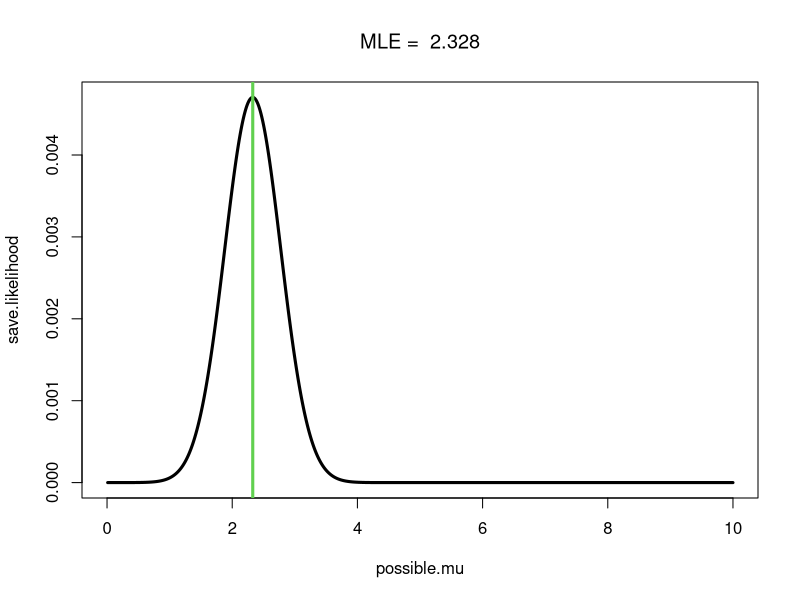
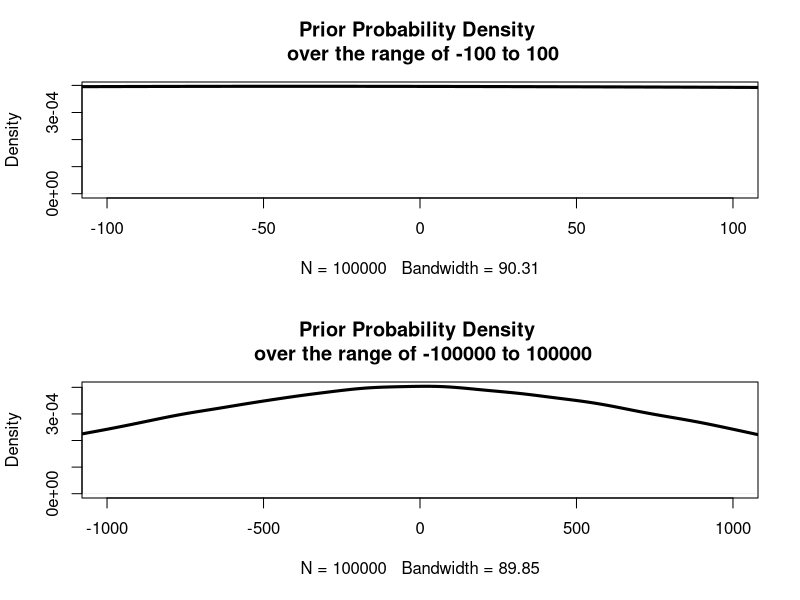
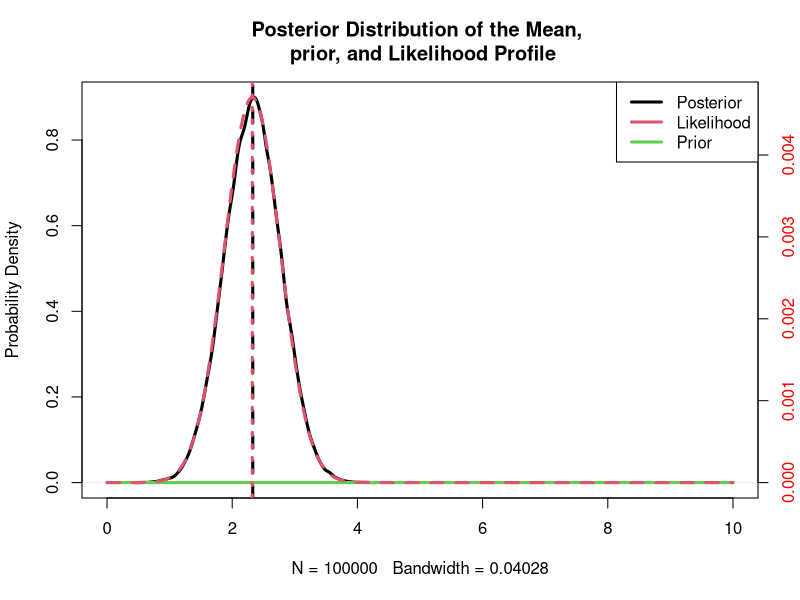
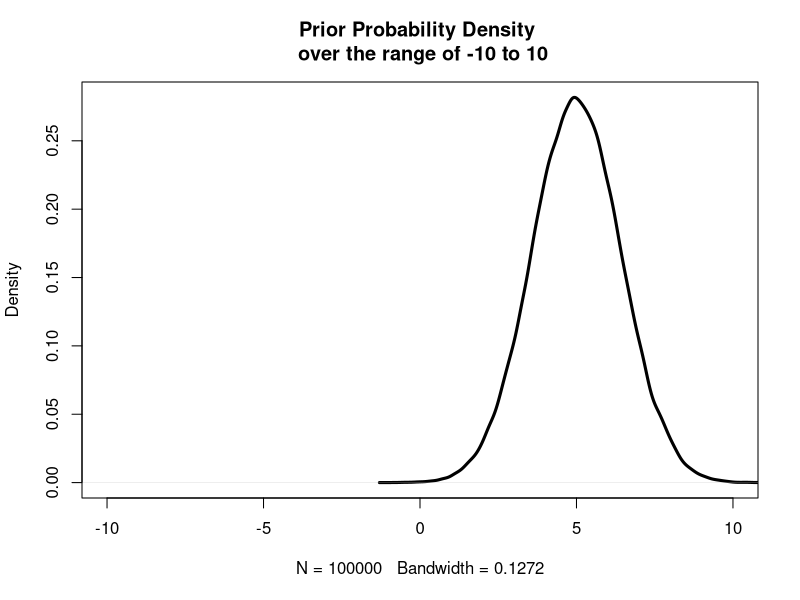
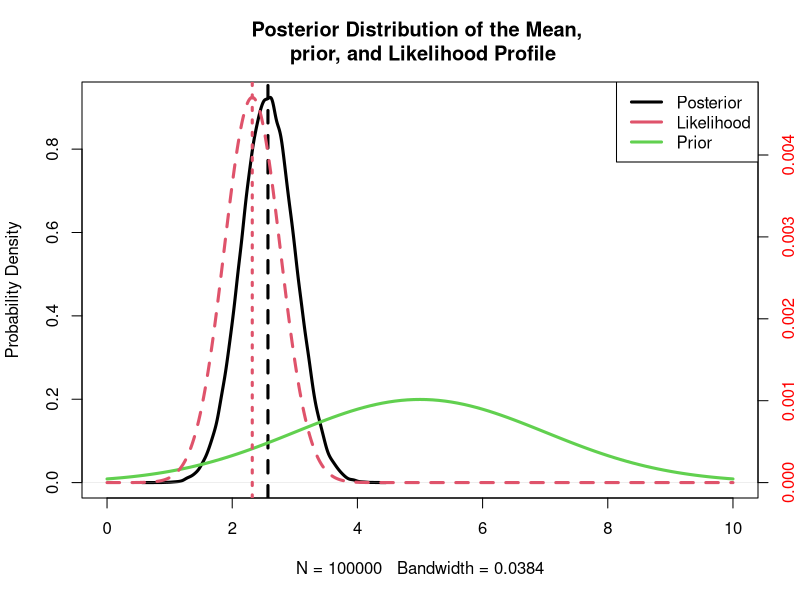
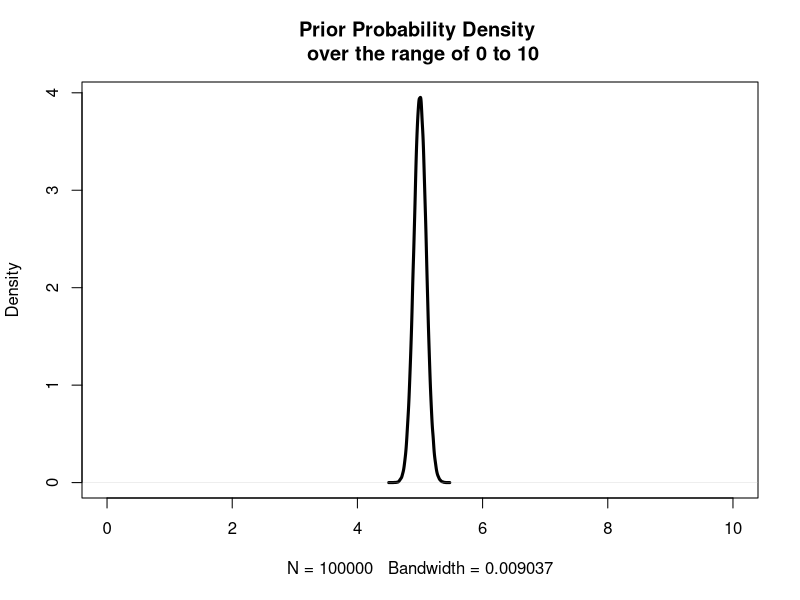
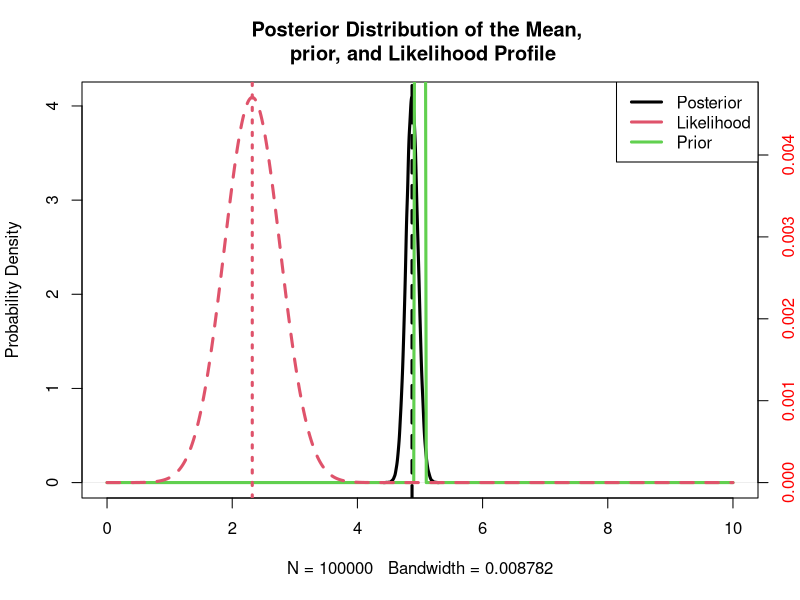
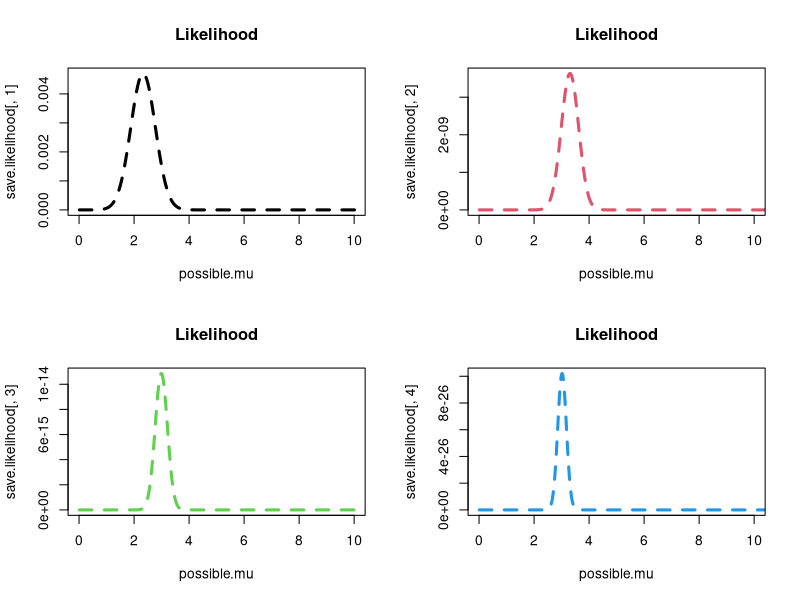

These charts were generated, in order, by the following R code:
######################################
######################################
#Author: Brian Gerber
#Date Modified: 10/14/2018

#Objective: To investigate the influence of the Prior in a Bayesian study.

######################################
######################################

#Here is the population of interest- weights of 40 animals

weights=c(3.5948031, 2.9389464, 2.3039952, 4.4335746, 3.2380551, 5.9372273, 2.1879513, 4.6909930, 4.8180454, 2.6620834,
                2.6278748, 1.8681733, 1.7627187, 1.9559691, 3.2443797, 2.7432778, 4.1115911, 1.7454118, 2.9869501, 0.8728891,
                3.7688900, 3.1523219, 3.3175419, 3.4007622, 3.2842763, 1.1695005, 3.2339664, 2.5641397, 3.0828627, 1.4915429,
                3.7889264, 3.0619933, 1.9634965, 3.7793706, 4.0577525, 3.5826062, 2.8607450, 2.1597275, 3.4563558, 2.8209301)

##################################################
#Lets take a sample- we get to observe 10 individuals and weigh them
#The set.seed make sure the random sample is the same every time the code is run
set.seed(4534); sample.weights=sample(weights,5)

#First, lets get our likelihood profile for the mean for this set of data.
#We will again keep it simple and assume the standard deviation is known 
#and doesn't need to be estimated. Typically we estimate it

possible.mu=seq(0.01,10,0.01)  
sigma1=1

#Do a search of lots of possible values of the population mean where we assume
#y ~ Normal(mu, sigma=1)

#We will calculate the likelihood (product of the probability density for a given value of mu). 
#By searching over different values of mu, we want to find the value of mu (mean) that maximizes the probability
#of observing the data we observed. Or, the likelihood of the data.
save.likelihood=rep(0, length(possible.mu))
for(i in 1:length(possible.mu)){
save.likelihood[i]=prod(dnorm(sample.weights, possible.mu[i], sigma1))
}

par(mfrow=c(1,1))
#This is the likelihood profile
plot(possible.mu,save.likelihood,type="l",lwd=3,xlim=c(0,10))
#Add the maximum likelihood value
mle=mean(sample.weights)
abline(v=mle,col=3,lwd=3)
title(bquote("MLE = "~.(round(mle,digits=3))))
##############################################################
#Lets now move to the Bayesian world and specify prior information about our unknonwn parameter
#that we want to estimate.

#First, lets consider specifiying a diffuse prior- where the probability density is spread 
#over a very large region of parameter space - meaning lots of possible paramter values have 
#a small amount of information

#Normal prior hyperparameters
prior_mu = 0
prior_sigma2=1000000

#Plot the prior over two sets of ranges
X11()
par(mfrow=c(2,1))
plot(density(rnorm(100000,prior_mu,sqrt(prior_sigma2))),lwd=3,xlim=c(-100,100),main="Prior Probability Density \n over the range of -100 to 100")
plot(density(rnorm(100000,prior_mu,sqrt(prior_sigma2))),lwd=3,xlim=c(-1000,1000),main="Prior Probability Density \n over the range of -100000 to 100000")

##############################################
#Load the posterior distribution function for Normal Likelihood and Normal Prior. The Normal distribution 
#prior is conjugate with the Normal distribution likelihood, which means we can analytically state
#the posterior distribution of the unknown Mean (mu) that is being estimated
#For more info, see https://en.wikipedia.org/wiki/Conjugate_prior

#prior_mu and prior_sigma2 are called hyperparameters and are the first and second moments of the Normal distribution.
#By knowing the mean and variance, you can specify the whole Normal Probability Density Function. More generally,
#moments can describe any probability distribution, however, the first and second (mean and variance), are usually
#the focus. The use of thinking about moments is that there is a method, "called Method of Moments", which uses 
#the law of large numbers to estimate moments using data without necessarily assuming a probability distribution.

PD_mu=function(prior_mu, prior_sigma2, data,data_variance){
  mu_pd=(1/((1/prior_sigma2)+(length(data)/data_variance)))*((prior_mu/prior_sigma2)+(sum(data)/data_variance))
  sigma2_pd=1/((1/prior_sigma2)+(length(data)/data_variance))
  return(list(mu_pd=mu_pd,sigma2_pd=sigma2_pd))
}


#Plug in the values in the function for 1) the hyperparmeter (prior) mean ("prior_mu"), 2) the hyperparmeter (prior) 
#variance ("prior_sigma2"), #3) the data (which we assume comes from a Normal distribution; "data"), and 
#4) the known variance of the data ("data_variance"). #What is estimated are the mean and variance of the 
#posterior distibution of mu (the mean weight of the animal). From the mean and variance of the posterior, we can then
#sample draws from the posterior distrubtion so to visualize and use the posteriod distribution.

postdist=PD_mu(prior_mu=prior_mu, prior_sigma2=prior_sigma2, data=sample.weights,data_variance=1)

#First, lets take a look at the mean of the posterior distribution for mu and compare it to the mle
mean(postdist$mu_pd)
mle

#Sample values from the posterior probability distribution
PD_Mu=rnorm(100000,mean = postdist$mu_pd,sd = sqrt(postdist$sigma2_pd))
par(mfrow=c(1,1))
plot(density(PD_Mu),lwd=3,xlim=c(0,10), ylab="Probability Density", main="Posterior Distribution of the Mean, \n prior, and Likelihood Profile")
abline(v=mean(postdist$mu_pd),col=1,lty=2,lwd=3)

#plot the prior density on this figure (green line)
curve(dnorm(x, prior_mu,prior_sigma2),col=3,lwd=3,add=TRUE)

#Remember that the prior density is over a much larger region, so if it happened to be flat over this 
#this parameter space (0,10), but large in another parameter space (e.g., -100 to -10), we would 
#still see that the prior looked flat. But, we know from plotting the prior above that the probabilty 
#density is pretty equivalent over a very large number of possible parameter values.

#Now add the likelihood profile to the posterior distribution as a red dashed line
#The likelihood and posterior are not on the same scale, so we need two different y-axes.
par(new = TRUE)
plot(possible.mu,save.likelihood, type = "l", lwd=3,col=2,lty=2,axes = FALSE, bty = "n", xlab = "", ylab = "")
axis(side=4, at = pretty(range(save.likelihood)),col.axis="red")
mtext("Likelihood", col=2,side=4, line=3)

#Add the mle line as well a red dotted line
abline(v=mle,col=2,lty=3,lwd=3)

legend("topright",lwd=3,col=c(1,2,3),legend=c("Posterior","Likelihood","Prior"))

#Getting kind of crowded on the graph!
#############################################################
#############################################################
###########################
#Lets specify a new prior that suggest the weight of our individual has a mean of 5, but we are little uncertain
#about this (before the study), such that there is some information that the animal could range of 0.1 to 10.
#Normal prior hyperparameters
prior_mu = 5
prior_sigma2=2
#look at the prior
par(mfrow=c(1,1))
plot(density(rnorm(100000,prior_mu,sqrt(prior_sigma2))),lwd=3,xlim=c(-10,10),main="Prior Probability Density \n over the range of -10 to 10")

#Get the parameters of the posterior distribution of the mean (mu)
postdist=PD_mu(prior_mu=prior_mu, prior_sigma2=prior_sigma2, data=sample.weights,data_variance=1)

#First, lets take a look at the mean of the posterior distribution for mu and compare it to the mle
mean(postdist$mu_pd)
mle

#What's different and why?

#Sample values from the posterior probability distribution
PD_Mu=rnorm(100000,mean = postdist$mu_pd,sd = sqrt(postdist$sigma2_pd))
par(mfrow=c(1,1))
plot(density(PD_Mu),lwd=3,xlim=c(0,10), ylab="Probability Density", main="Posterior Distribution of the Mean, \n prior, and Likelihood Profile")
abline(v=mean(postdist$mu_pd),col=1,lty=2,lwd=3)

#plot the prior density on this figure (green line)
curve(dnorm(x, prior_mu,prior_sigma2),col=3,lwd=3,add=TRUE)

#Now add the likelihood profile to the posterior distribution as a red dashed line
#The likelihood and posterior are not on the same scale, so we need two different y-axes.
par(new = TRUE)
plot(possible.mu,save.likelihood, type = "l", lwd=3,col=2,lty=2,axes = FALSE, bty = "n", xlab = "", ylab = "")
axis(side=4, at = pretty(range(save.likelihood)),col.axis="red")
mtext("Likelihood", col=2,side=4, line=3)

#Add the mle line as well a red dotted line
abline(v=mle,col=2,lty=3,lwd=3)

legend("topright",lwd=3,col=c(1,2,3),legend=c("Posterior","Likelihood","Prior"))


#What is going on here? What did the prior information do?
#Be able to explain how the likelihood, posterior, and prior are related.
#Also make sure you understand the difference between a probability density and a likelihood.
#What does the height of the prior information tell you about the quantity of information being provided?

################################################
################################################
#Let's take a more extreme case where we are saying there is a lot of information about the mean weight of 
#this species and that the mean should be really close to 5.

prior_mu = 5
prior_sigma2=0.01
#look at the prior
par(mfrow=c(1,1))
plot(density(rnorm(100000,prior_mu,sqrt(prior_sigma2))),lwd=3,xlim=c(0,10),main="Prior Probability Density \n over the range of 0 to 10")

#Get the parameters of the posterior distribution of the mean (mu)
postdist=PD_mu(prior_mu=prior_mu, prior_sigma2=prior_sigma2, data=sample.weights,data_variance=1)

#First, lets take a look at the mean of the posterior distribution for mu and compare it to the mle
mean(postdist$mu_pd)
mle

#Is the difference b/w the mle and posterior mean larger or smaller than before?

#Sample values from the posterior probability distribution
PD_Mu=rnorm(100000,mean = postdist$mu_pd,sd = sqrt(postdist$sigma2_pd))
par(mfrow=c(1,1))
plot(density(PD_Mu),lwd=3,xlim=c(0,10), ylab="Probability Density", main="Posterior Distribution of the Mean, \n prior, and Likelihood Profile")
abline(v=mean(postdist$mu_pd),col=1,lty=2,lwd=3)

#plot the prior density on this figure (green line)
curve(dnorm(x, prior_mu,prior_sigma2),col=3,lwd=3,add=TRUE)


#Now add the likelihood profile to the posterior distribution as a red dashed line
#The likelihood and posterior are not on the same scale, so we need two different y-axes.
par(new = TRUE)
plot(possible.mu,save.likelihood, type = "l", lwd=3,col=2,lty=2,axes = FALSE, bty = "n", xlab = "", ylab = "")
axis(side=4, at = pretty(range(save.likelihood)),col.axis="red")
mtext("Likelihood", col=2,side=4, line=3)

#Add the mle line as well a red dotted line
abline(v=mle,col=2,lty=3,lwd=3)

legend("topright",lwd=3,col=c(1,2,3),legend=c("Posterior","Likelihood","Prior"))


#How much information did our data contribute to estimating the mean weight?
#How much information did our prior contribute to estimating the mean weight?

#######################################################
#######################################################
#Let's add a new dimension to this information game. What if our sample size was larger?
#How does that infleunce the posterior distirbution and the importance of the prior?

#Lets choose a prior that is quite different than the truth.
prior_mu = 14
prior_sigma2=0.75


#Lets consider sample sizes of 5, 10, 20, and 40
#Plug in different data sets of different size. 
set.seed(14546353); sample.weights10=sample(weights,10); sample.weights20=sample(weights,20);  sample.weights40=weights

#Plugin each data set to our function to get the parameters of the posterior distribution
postdist_N5=PD_mu(prior_mu=prior_mu, prior_sigma2=prior_sigma2, data=sample.weights,data_variance=1)
postdist_N10=PD_mu(prior_mu=prior_mu, prior_sigma2=prior_sigma2, data=sample.weights10,data_variance=1)
postdist_N20=PD_mu(prior_mu=prior_mu, prior_sigma2=prior_sigma2, data=sample.weights20,data_variance=1)
postdist_N40=PD_mu(prior_mu=prior_mu, prior_sigma2=prior_sigma2, data=sample.weights40,data_variance=1)

#Next we need to get the likelihood profile for each set of data because our data is changing.
possible.mu=seq(0.01,20,0.01) #FYI- make sure the likelihood has the same axis as that is plotted

save.likelihood=matrix(0,nrow=length(possible.mu),ncol=4)
for(i in 1:length(possible.mu)){
  save.likelihood[i,1]=prod(dnorm(sample.weights, possible.mu[i], sigma1))
  save.likelihood[i,2]=prod(dnorm(sample.weights10, possible.mu[i], sigma1))
  save.likelihood[i,3]=prod(dnorm(sample.weights20, possible.mu[i], sigma1))
  save.likelihood[i,4]=prod(dnorm(sample.weights40, possible.mu[i], sigma1))
}


#Plot the likelihoods. Because the data is different for each, they are not direclty comparable
par(mfrow=c(2,2))
plot(possible.mu,save.likelihood[,1],xlim=c(0,10),type="l",lwd=3,lty=2,main="Likelihood")
plot(possible.mu,save.likelihood[,2],xlim=c(0,10),type="l",lwd=3,col=2,lty=2,main="Likelihood")
plot(possible.mu,save.likelihood[,3],xlim=c(0,10),type="l",lwd=3,col=3,lty=2,main="Likelihood")
plot(possible.mu,save.likelihood[,4],xlim=c(0,10),type="l",lwd=3,col=4,lty=2,main="Likelihood")


#However, we can compare a few things. For example, lets look at the variation in the likelihood by sample size.
#What happens to variation in the likelihood as the sample size increases?
cbind(c(5,10,20,40),apply(save.likelihood,2,sd))

#Do these results make sense?

#Get the MLE's
indices.mle=apply(save.likelihood,2,which.max)
mle.N=possible.mu[indices.mle]

#Get the postrior means, compare to mle's
cbind(mle.N,c(postdist_N5$mu_pd,postdist_N10$mu_pd,postdist_N20$mu_pd,postdist_N40$mu_pd))


##########################################
#Plot the likelihood, prior, and posterior for each data set
PD_Mu=cbind(rnorm(1000000,mean = postdist_N5$mu_pd,sd = sqrt(postdist_N5$sigma2_pd)),
            rnorm(1000000,mean = postdist_N10$mu_pd,sd = sqrt(postdist_N10$sigma2_pd)),
            rnorm(1000000,mean = postdist_N20$mu_pd,sd = sqrt(postdist_N20$sigma2_pd)),
            rnorm(1000000,mean = postdist_N40$mu_pd,sd = sqrt(postdist_N40$sigma2_pd)))
sample.size=c(5,10,20,40)



X11()
par(mfrow=c(2,2))
for(i in 1:4){
plot(density(PD_Mu[,i]),lwd=3,xlim=c(0,20), ylab="Probability Density", main="Posterior Distribution of the Mean, \n prior, and Likelihood Profile")
abline(v=mean(PD_Mu[,i]),col=1,lty=2,lwd=3)
curve(dnorm(x, prior_mu,prior_sigma2),col=3,lwd=3,add=TRUE)
par(new = TRUE)
plot(possible.mu,save.likelihood[,i], type = "l", lwd=3,col=2,lty=2,axes = FALSE, bty = "n", xlab = "", ylab = "")
axis(side=4, at = pretty(range(save.likelihood[,i])),col.axis="red")
mtext("Likelihood", col=2,side=4, line=3)
abline(v=mle.N[i],col=2,lty=3,lwd=3)
text(17,max(save.likelihood[,i])*0.5,bquote("N = "~.(sample.size[i])),cex=2)
legend("topright",lwd=3,col=c(1,2,3),legend=c("Posterior","Likelihood","Prior"))
}

